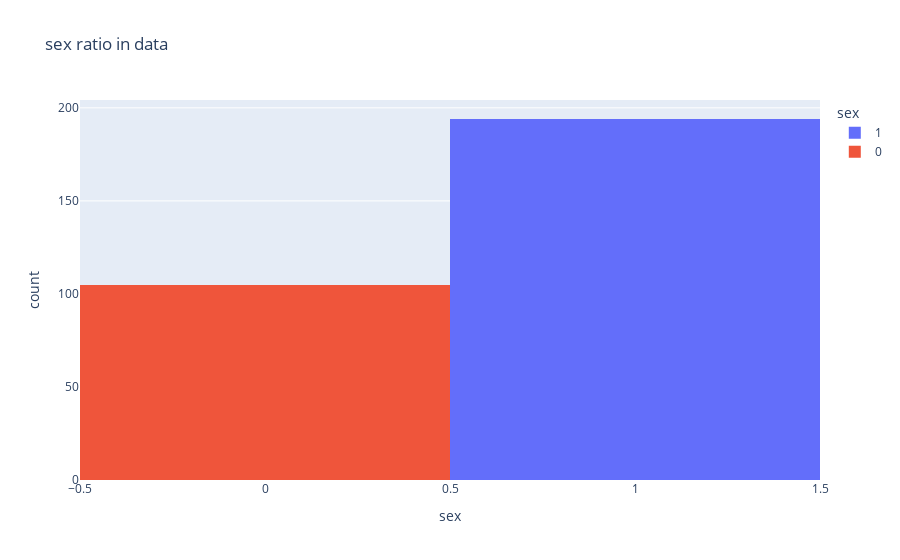

Notebook code cell kept with this figure:
### Code cell
fig = px.histogram(df , x='sex' , hover_data=df.columns ,color='sex' , title='sex ratio in data')
fig.show()

### Figure 1 — Plotly figure (JSON) as saved in the notebook; plotly's stock layout.template omitted (floating-point values rounded to 4 significant figures; data arrays with more than 128 entries replaced by an {"elided": "..."} marker saying what was removed)
{"data": [{"alignmentgroup": "True", "bingroup": "x", "hovertemplate": "sex=%{x}<br>count=%{y}<extra></extra>", "legendgroup": "1", "marker": {"color": "#636efa", "pattern": {"shape": ""}}, "name": "1", "offsetgroup": "1", "orientation": "v", "showlegend": true, "type": "histogram", "x": {"elided": "194 int values"}, "xaxis": "x", "yaxis": "y"}, {"alignmentgroup": "True", "bingroup": "x", "hovertemplate": "sex=%{x}<br>count=%{y}<extra></extra>", "legendgroup": "0", "marker": {"color": "#EF553B", "pattern": {"shape": ""}}, "name": "0", "offsetgroup": "0", "orientation": "v", "showlegend": true, "type": "histogram", "x": [0, 0, 0, 0, 0, 0, 0, 0, 0, 0, 0, 0, 0, 0, 0, 0, 0, 0, 0, 0, 0, 0, 0, 0, 0, 0, 0, 0, 0, 0, 0, 0, 0, 0, 0, 0, 0, 0, 0, 0, 0, 0, 0, 0, 0, 0, 0, 0, 0, 0, 0, 0, 0, 0, 0, 0, 0, 0, 0, 0, 0, 0, 0, 0, 0, 0, 0, 0, 0, 0, 0, 0, 0, 0, 0, 0, 0, 0, 0, 0, 0, 0, 0, 0, 0, 0, 0, 0, 0, 0, 0, 0, 0, 0, 0, 0, 0, 0, 0, 0, 0, 0, 0, 0, 0], "xaxis": "x", "yaxis": "y"}], "layout": {"barmode": "relative", "legend": {"title": {"text": "sex"}, "tracegroupgap": 0}, "title": {"text": "sex ratio in data"}, "xaxis": {"anchor": "y", "categoryarray": [1, 0], "categoryorder": "array", "domain": [0, 1], "title": {"text": "sex"}}, "yaxis": {"anchor": "x", "domain": [0, 1], "title": {"text": "count"}}}}
